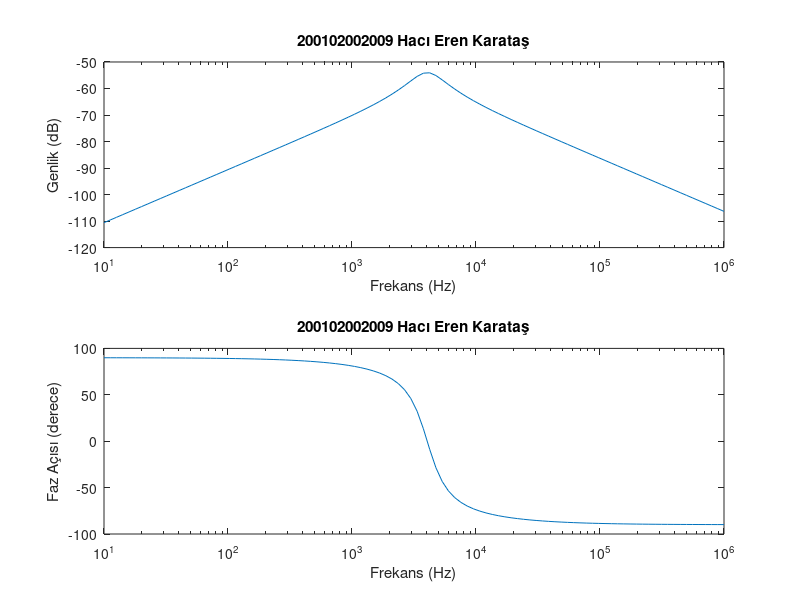

The MATLAB script that drew this image:

R = 500;      
L = 33e-3;    
C = 47e-9;    

f = logspace(1, 6, 100);   

Z = @(f) R + 1i*(2*pi*f*L - 1./(2*pi*f*C));  
Vout = @(f) abs(1 ./ Z(f));                  

Phi = @(f) angle(1 ./ Z(f));                

figure;
subplot(2, 1, 1);
semilogx(f, 20*log10(Vout(f)));
xlabel('Frekans (Hz)');
ylabel('Genlik (dB)');
title('200102002009 Hacı Eren Karataş');

subplot(2, 1, 2);
semilogx(f, rad2deg(Phi(f)));
xlabel('Frekans (Hz)');
ylabel('Faz Açısı (derece)');
title('200102002009 Hacı Eren Karataş');